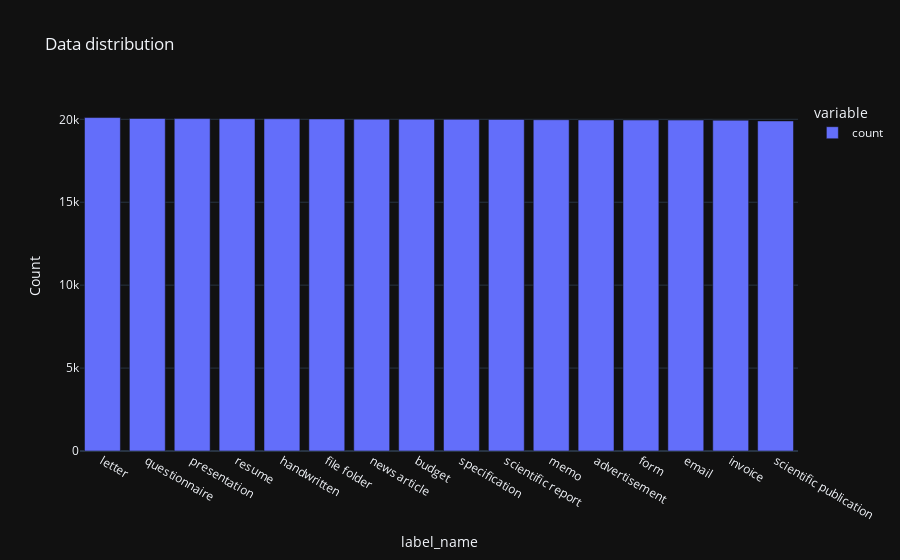

This figure's notebook cell:
### Code cell
distribution_plot(train_df,id2label).show()

### Figure 1 — Plotly figure (JSON) as saved in the notebook; plotly's stock layout.template omitted (floating-point values rounded to 4 significant figures)
{"data": [{"hovertemplate": "variable=count<br>label_name=%{x}<br>Count=%{y}<extra></extra>", "legendgroup": "count", "marker": {"color": "#636efa", "pattern": {"shape": ""}}, "name": "count", "orientation": "v", "showlegend": true, "textposition": "auto", "type": "bar", "x": ["letter", "questionnaire", "presentation", "resume", "handwritten", "file folder", "news article", "budget", "specification", "scientific report", "memo", "advertisement", "form", "email", "invoice", "scientific publication"], "xaxis": "x", "y": [20106, 20048, 20043, 20037, 20034, 20022, 20011, 20010, 19997, 19994, 19975, 19963, 19957, 19954, 19947, 19902], "yaxis": "y"}], "layout": {"barmode": "relative", "legend": {"title": {"text": "variable"}, "tracegroupgap": 0}, "title": {"text": "Data distribution"}, "xaxis": {"anchor": "y", "domain": [0, 1], "title": {"text": "label_name"}}, "yaxis": {"anchor": "x", "domain": [0, 1], "title": {"text": "Count"}}}}
